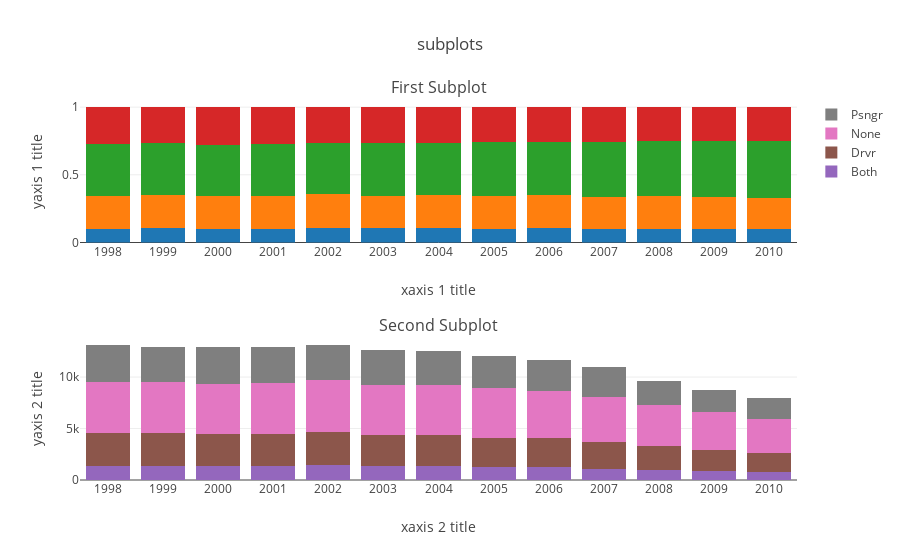

Notebook source saved alongside this figure:
### Code cell
#todo: find optimized method to add column using condition.
#fig = stacked_chart(df=deathstrend_df, x='year', legend='who_died', barmode='grouped', normalize='index', xaxistitle='Year', yaxistitle='Ratio', title='Deaths vs Survival Trend')
#iplot(fig)
#todo: Needs refactoring
fig = tools.make_subplots(rows=2, cols=1, subplot_titles=('First Subplot','Second Subplot'))

plot1_data = subplot_data(df=deathstrend_df, x='year', legend='who_died', normalize='index')
plot2_data = subplot_data(df=deathstrend_df, x='year', legend='who_died', showlegend=True)

for data in plot1_data:
    fig.append_trace(data,1,1)
    
for data in plot2_data:
    fig.append_trace(data, 2, 1)

fig['layout'].update(title='subplots', barmode='stack')


fig['layout']['xaxis1'].update(title='xaxis 1 title',showticklabels=True, type='category')
fig['layout']['xaxis2'].update(title='xaxis 2 title',showticklabels=True, type='category')

fig['layout']['yaxis1'].update(title='yaxis 1 title')
fig['layout']['yaxis2'].update(title='yaxis 2 title')
iplot(fig)

### Figure 1 — Plotly figure (JSON) as saved in the notebook; plotly's stock layout.template omitted (floating-point values rounded to 4 significant figures)
{"data": [{"name": "Both", "showlegend": false, "type": "bar", "x": [1998, 1999, 2000, 2001, 2002, 2003, 2004, 2005, 2006, 2007, 2008, 2009, 2010], "xaxis": "x1", "y": [0.1002, 0.1085, 0.1024, 0.1021, 0.1074, 0.1079, 0.1058, 0.1027, 0.1079, 0.09986, 0.1006, 0.09929, 0.1004], "yaxis": "y1"}, {"name": "Drvr", "showlegend": false, "type": "bar", "x": [1998, 1999, 2000, 2001, 2002, 2003, 2004, 2005, 2006, 2007, 2008, 2009, 2010], "xaxis": "x1", "y": [0.2457, 0.245, 0.2406, 0.2421, 0.2495, 0.2364, 0.2452, 0.2386, 0.2456, 0.2365, 0.2436, 0.236, 0.2317], "yaxis": "y1"}, {"name": "None", "showlegend": false, "type": "bar", "x": [1998, 1999, 2000, 2001, 2002, 2003, 2004, 2005, 2006, 2007, 2008, 2009, 2010], "xaxis": "x1", "y": [0.384, 0.383, 0.3773, 0.3843, 0.3782, 0.3876, 0.3871, 0.403, 0.3923, 0.4046, 0.4085, 0.4161, 0.4157], "yaxis": "y1"}, {"name": "Psngr", "showlegend": false, "type": "bar", "x": [1998, 1999, 2000, 2001, 2002, 2003, 2004, 2005, 2006, 2007, 2008, 2009, 2010], "xaxis": "x1", "y": [0.2701, 0.2635, 0.2796, 0.2715, 0.265, 0.2681, 0.2619, 0.2557, 0.2542, 0.259, 0.2472, 0.2486, 0.2521], "yaxis": "y1"}, {"name": "Both", "showlegend": true, "type": "bar", "x": [1998, 1999, 2000, 2001, 2002, 2003, 2004, 2005, 2006, 2007, 2008, 2009, 2010], "xaxis": "x2", "y": [1313, 1407, 1321, 1318, 1412, 1359, 1327, 1234, 1257, 1093, 972, 870, 801], "yaxis": "y2"}, {"name": "Drvr", "showlegend": true, "type": "bar", "x": [1998, 1999, 2000, 2001, 2002, 2003, 2004, 2005, 2006, 2007, 2008, 2009, 2010], "xaxis": "x2", "y": [3219, 3176, 3103, 3125, 3282, 2978, 3074, 2867, 2860, 2589, 2353, 2068, 1848], "yaxis": "y2"}, {"name": "None", "showlegend": true, "type": "bar", "x": [1998, 1999, 2000, 2001, 2002, 2003, 2004, 2005, 2006, 2007, 2008, 2009, 2010], "xaxis": "x2", "y": [5030, 4964, 4865, 4960, 4974, 4884, 4853, 4843, 4569, 4428, 3946, 3646, 3316], "yaxis": "y2"}, {"name": "Psngr", "showlegend": true, "type": "bar", "x": [1998, 1999, 2000, 2001, 2002, 2003, 2004, 2005, 2006, 2007, 2008, 2009, 2010], "xaxis": "x2", "y": [3538, 3415, 3606, 3504, 3485, 3378, 3283, 3073, 2960, 2835, 2388, 2178, 2011], "yaxis": "y2"}], "layout": {"annotations": [{"font": {"size": 16}, "showarrow": false, "text": "First Subplot", "x": 0.5, "xanchor": "center", "xref": "paper", "y": 1, "yanchor": "bottom", "yref": "paper"}, {"font": {"size": 16}, "showarrow": false, "text": "Second Subplot", "x": 0.5, "xanchor": "center", "xref": "paper", "y": 0.375, "yanchor": "bottom", "yref": "paper"}], "barmode": "stack", "title": "subplots", "xaxis1": {"anchor": "y1", "domain": [0, 1], "showticklabels": true, "title": "xaxis 1 title", "type": "category"}, "xaxis2": {"anchor": "y2", "domain": [0, 1], "showticklabels": true, "title": "xaxis 2 title", "type": "category"}, "yaxis1": {"anchor": "x1", "domain": [0.625, 1], "title": "yaxis 1 title"}, "yaxis2": {"anchor": "x2", "domain": [0, 0.375], "title": "yaxis 2 title"}}}
